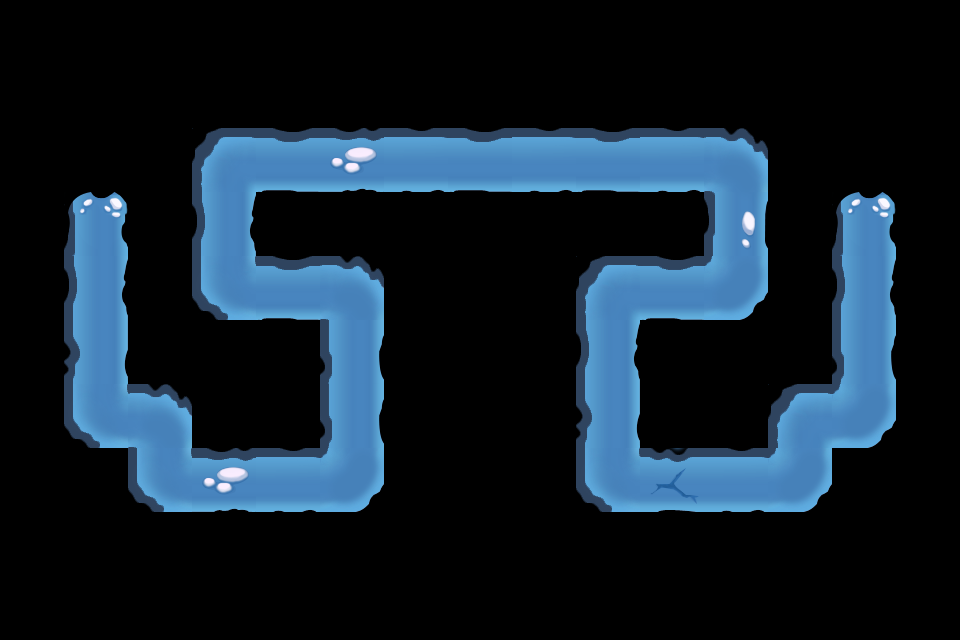

Rendered tile map (Tiled .tmx) drawn with the repository's tilesets; below, a short description and the map source with its tile grids summarised:
An orthogonal 15x10 tile map with 64x64 px tiles, 1 tile layer (Map_Road_Snowfield) and 59 objects.

<map version="1.0" orientation="orthogonal" width="15" height="10" tilewidth="64" tileheight="64">
 <tileset firstgid="1" name="Map_Road_Snowfield" tilewidth="64" tileheight="64">
  <image source="Map_Road_Snowfield.png" width="320" height="256" />
 </tileset>
 <layer name="Map_Road_Snowfield" width="15" height="10">
  <data>[150 cells, 39 non-empty, 13 distinct tile ids]</data>
 </layer>
 <objectgroup color="#55ff00" name="path" width="15" height="10">
  <object x="98" y="225" />
  <object x="97" y="414" />
  <object x="161" y="414" />
  <object x="163" y="479" />
  <object x="357" y="478" />
  <object x="356" y="291" />
  <object x="226" y="288" />
  <object x="226" y="161" />
  <object x="738" y="162" />
  <object x="740" y="287" />
  <object x="609" y="289" />
  <object x="609" y="479" />
  <object x="802" y="481" />
  <object x="803" y="418" />
  <object x="867" y="418" />
  <object x="866" y="227" />
 </objectgroup>
 <objectgroup color="#000000" name="blocked" width="15" height="10">
  <object x="865" y="96" />
  <object x="931" y="97" />
  <object x="930" y="162" />
  <object x="865" y="161" />
 </objectgroup>
 <objectgroup color="#00ffff" name="tower" width="15" height="10">
  <properties>
   <property name="id" value="41001" />
   <property name="sizeH" value="2" />
   <property name="sizeW" value="2" />
  </properties>
  <object x="226" y="353" />
 </objectgroup>
 <objectgroup color="#ff0000" name="teemo" width="15" height="10">
  <properties>
   <property name="id" value="1" />
   <property name="sizeH" value="2" />
   <property name="sizeW" value="2" />
  </properties>
  <object x="865" y="97" />
 </objectgroup>
 <objectgroup color="#aa00ff" name="random" width="15" height="10">
  <properties>
   <property name="sizeH" value="2" />
   <property name="sizeW" value="2" />
  </properties>
  <object x="674" y="354" />
 </objectgroup>
 <objectgroup color="#ffffff" name="item" width="15" height="10">
  <properties>
   <property name="id" value="20013" />
   <property name="sizeH" value="1" />
   <property name="sizeW" value="1" />
  </properties>
  <object x="161" y="545" />
  <object x="161" y="288" />
  <object x="547" y="100" />
 </objectgroup>
 <objectgroup color="#ffffff" name="item" width="15" height="10">
  <properties>
   <property name="id" value="20014" />
   <property name="sizeH" value="1" />
   <property name="sizeW" value="1" />
  </properties>
  <object x="33" y="418" />
  <object x="162" y="225" />
  <object x="802" y="98" />
  <object x="482" y="352" />
  <object x="931" y="419" />
  <object x="739" y="545" />
 </objectgroup>
 <objectgroup color="#ffffff" name="item" width="15" height="10">
  <properties>
   <property name="id" value="20015" />
   <property name="sizeH" value="1" />
   <property name="sizeW" value="1" />
  </properties>
  <object x="33" y="225" />
  <object x="161" y="95" />
  <object x="353" y="98" />
  <object x="736" y="96" />
  <object x="419" y="290" />
  <object x="483" y="417" />
  <object x="610" y="224" />
  <object x="803" y="289" />
  <object x="932" y="223" />
  <object x="546" y="543" />
 </objectgroup>
 <objectgroup color="#00aaff" name="item" width="15" height="10">
  <properties>
   <property name="id" value="20016" />
   <property name="sizeH" value="1" />
   <property name="sizeW" value="2" />
  </properties>
  <object x="417" y="98" />
  <object x="351" y="226" />
  <object x="610" y="544" />
 </objectgroup>
 <objectgroup color="#00aaff" name="item" width="15" height="10">
  <properties>
   <property name="id" value="20017" />
   <property name="sizeH" value="1" />
   <property name="sizeW" value="2" />
  </properties>
  <object x="225" y="545" />
  <object x="224" y="97" />
  <object x="608" y="97" />
 </objectgroup>
 <objectgroup color="#0055ff" name="item" width="15" height="10">
  <properties>
   <property name="id" value="20018" />
   <property name="sizeH" value="2" />
   <property name="sizeW" value="1" />
  </properties>
  <object x="33" y="287" />
  <object x="161" y="163" />
  <object x="419" y="353" />
  <object x="546" y="415" />
  <object x="803" y="159" />
  <object x="930" y="287" />
 </objectgroup>
 <objectgroup color="#ffaa00" name="item" width="15" height="10">
  <properties>
   <property name="id" value="20019" />
   <property name="sizeH" value="2" />
   <property name="sizeW" value="2" />
  </properties>
  <object x="33" y="479" />
  <object x="866" y="480" />
 </objectgroup>
 <objectgroup color="#ffaa00" name="item" width="15" height="10">
  <properties>
   <property name="id" value="20020" />
   <property name="sizeH" value="2" />
   <property name="sizeW" value="2" />
  </properties>
  <object x="482" y="225" />
 </objectgroup>
 <objectgroup color="#ffaa00" name="item" width="15" height="10">
  <properties>
   <property name="id" value="20021" />
   <property name="sizeH" value="2" />
   <property name="sizeW" value="2" />
  </properties>
  <object x="417" y="479" />
 </objectgroup>
 <objectgroup color="#ff00ff" name="item" width="15" height="10">
  <properties>
   <property name="id" value="20022" />
   <property name="sizeH" value="2" />
   <property name="sizeW" value="2" />
  </properties>
  <object x="32" y="98" />
 </objectgroup>
</map>